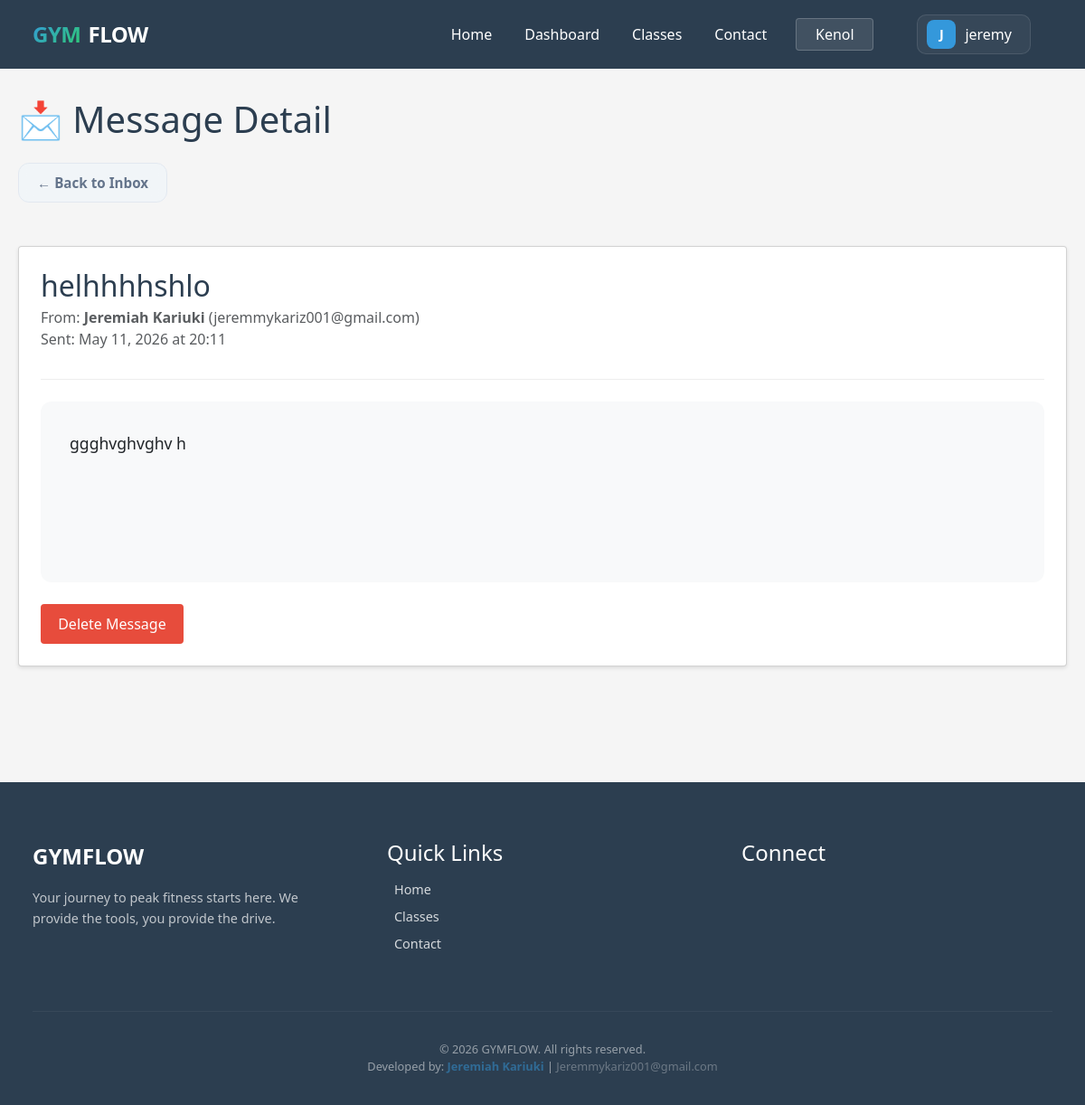
Page /manage/messages/1/ (signed in) on the committed database.
### base/gym/models.py (models this page shows, shortened)
class Branch(models.Model):
    name = models.CharField(max_length=100)
    address = models.TextField()
    phone = models.CharField(max_length=20)
    email = models.EmailField()
    manager_name = models.CharField(max_length=100)
    logo = models.ImageField(upload_to='branch_logos/', blank=True, null=True)
    logo_url = models.URLField(blank=True, null=True)
    created_at = models.DateTimeField(auto_now_add=True)

class ContactMessage(models.Model):
    name = models.CharField(max_length=100)
    email = models.EmailField()
    subject = models.CharField(max_length=200)
    message = models.TextField()
    created_at = models.DateTimeField(auto_now_add=True)

### base/gym/decorators.py (the view)
    def wrapper(request, *args, **kwargs):
        if not request.user.is_authenticated:
            return redirect("login")
        if not request.user.is_staff:
            return redirect("login_redirect")
        return view_func(request, *args, **kwargs)

### base/gym/context_processors.py (called while the page is built)
def branch_context(request):
    active_branch_id = request.session.get('active_branch_id')
    active_branch = None
    if active_branch_id:
        try:
            active_branch = Branch.objects.get(id=active_branch_id)
        except Branch.DoesNotExist:
            pass
    return {
        'all_branches': Branch.objects.all(),
        'active_branch': active_branch,
    }

### base/gym/views/contact_messages.py (called while the page is built)
@admin_required
def contact_message_detail(request, pk):
    message = get_object_or_404(ContactMessage, pk=pk)
    return render(request, "gym/admin/contact_detail.html", {"contact_message": message})

### base/templates/gym/admin/contact_detail.html (shortened to what this page needs)
{% extends 'gym/base.html' %}
{% block content %}
<h1>📩 Message Detail</h1>
<a href="{% url 'contact_message_list' %}" class="back-link">← Back to Inbox</a>
<div class="card p-4 mt-4">
    <div style="border-bottom: 1px solid #eee; margin-bottom: 1.5rem; padding-bottom: 1rem;">
        <h2 class="mb-1">{{ contact_message.subject }}</h2>
        <p class="text-muted">
            From: <strong>{{ contact_message.name }}</strong> ({{ contact_message.email }})<br>
            Sent: {{ contact_message.created_at|date:"F d, Y \a\t H:i" }}
        </p>
    </div>
    <div
        style="background: #f8f9fa; padding: 2rem; border-radius: 12px; font-size: 1.1rem; line-height: 1.6; min-height: 200px;">
        {{ contact_message.message|linebreaks }}
    </div>
    <div class="mt-4">
        <a href="{% url 'contact_message_delete' contact_message.id %}" class="btn btn-danger">Delete Message</a>
    </div>
</div>
{% endblock %}

### base/templates/gym/base.html (shortened to what this page needs)
{% load static %}
<!DOCTYPE html>
<html lang="en">
<head>
    <link href="https://cdn.jsdelivr.net/npm/bootstrap@5.3.0/dist/css/bootstrap.min.css" rel="stylesheet">
    <link rel="stylesheet" href="{% static 'gym/css/main.css' %}?v=1.1">
</head>
<body class="{% block body_class %}{% endblock %}">
    <nav>
        <div class="container nav-container">
            <div class="brand">
                <span class="brand-gym">GYM</span>
                <span class="brand-flow">FLOW</span>
            </div>
            <div class="nav-links">
                <a href="{% url 'home' %}" class="{% if request.resolver_match.url_name == 'home' %}active{% endif %}">
                     Home
                </a>
                {% if user.is_authenticated %}
                <a href="{% url 'portal_dashboard' %}"
                    class="{% if request.resolver_match.url_name == 'portal_dashboard' %}active{% endif %}">
                     Dashboard
                </a>
                {% endif %}
                <a href="{% url 'class_schedule' %}"
                    class="{% if request.resolver_match.url_name == 'class_schedule' %}active{% endif %}">
                    Classes
                </a>
                <a href="{% url 'contact' %}"
                    class="{% if request.resolver_match.url_name == 'contact' %}active{% endif %}">
                     Contact
                </a>
                {% if user.is_authenticated %}
                {% if user.is_staff %}
                <div class="branch-selector">
                    <button class="branch-btn" onclick="this.nextElementSibling.classList.toggle('show')">
                        {% if active_branch %}{{ active_branch.name }}{% else %}{{
                        request.session.active_branch_name|default:"Overall" }}{% endif %}
                    </button>
                </div>
                {% endif %}
                {% with m_name=user.member_profile.full_name|default:user.username %}
                <div class="header-profile-dropdown">
                    <a href="javascript:void(0)" class="header-profile-link" id="profileTrigger">
                        <div class="avatar-nav">
                            {% if user.member_profile.profile_picture %}
                            <img src="{{ user.member_profile.profile_picture.url|default:user.member_profile.profile_picture }}"
                                alt="" class="avatar-img">
                            {% else %}
                            {{ m_name|slice:":1"|upper }}
                            {% endif %}
                        </div>
                        <span class="d-none d-lg-inline">{{ m_name }}</span>
                    </a>
                </div>
                {% endwith %}
                {% else %}
                <a href="{% url 'login' %}" class="btn btn-login">Login</a>
                {% endif %}
            </div>
        </div>
    </nav>
    <div class="container">
        {% block content %}{% endblock %}
    </div>
    <footer class="site-footer">
        <div class="container">
            <div class="footer-grid">
                <div>
                    <div class="footer-brand">GYMFLOW</div>
                    <p class="footer-tagline">Your journey to peak fitness starts
                        here. We provide the tools, you provide the drive.</p>
                </div>
                <div>
                    <h4 class="footer-heading">Quick Links</h4>
                    <ul class="footer-links">
                        <li>
                            <a href="{% url 'home' %}">
                                 Home
                            </a>
                        </li>
                        <li>
                            <a href="{% url 'class_schedule' %}">
                                 Classes
                            </a>
                        </li>
                        <li>
                            <a href="{% url 'contact' %}">
                                 Contact
                            </a>
                        </li>
                    </ul>
                </div>
                <div>
                    <h4 class="footer-heading">Connect</h4>
                </div>
            </div>
            <div class="footer-bottom">
                <div class="footer-copyright">
                    &copy; 2026 GYMFLOW. All rights reserved.
                </div>
                <div class="footer-developer">
                    Developed by: <span style="color: #3498db; font-weight: 600;">Jeremiah Kariuki</span> |
                    <a href="mailto:Jeremmykariz001@gmail.com"
                        style="color: rgba(255,255,255,0.6); text-decoration: none; transition: 0.3s;"
                        onmouseover="this.style.color='#3498db'" onmouseout="this.style.color='rgba(255,255,255,0.6)'">
                         Jeremmykariz001@gmail.com
                    </a>
                </div>
            </div>
        </div>
    </footer>
</body>
</html>

### static/gym/css/main.css (style rules this page uses)
* { margin: 0; padding: 0; box-sizing: border-box; }
body { font-family: 'Segoe UI', Tahoma, Geneva, Verdana, sans-serif; background-color: #f5f5f5; color: #333; }
nav { background-color: #2c3e50; color: white; padding: 1rem; margin-bottom: 2rem; }
nav a { color: white; text-decoration: none; margin-right: 1.5rem; font-weight: 500; }
.container { max-width: 1200px; margin: 0 auto; padding: 0 20px; }
.nav-container { display: flex; align-items: center; justify-content: space-between; }
.nav-links { display: flex; align-items: center; gap: 0.5rem; }
h1 { color: #2c3e50; margin-bottom: 1.5rem; }
.btn { display: inline-block; padding: 0.6rem 1.2rem; background-color: #3498db; color: white; text-decoration: none; border: none; border-radius: 4px; cursor: pointer; font-size: 1rem; transition: background-color 0.3s; }
.btn-danger { background-color: #e74c3c; }
.card { background: white; padding: 1.5rem; border-radius: 4px; box-shadow: 0 2px 4px rgba(0, 0, 0, 0.1); margin-bottom: 1rem; }
.card h2 { color: #2c3e50; margin-bottom: 1rem; }
.back-link { display: inline-flex; align-items: center; gap: 10px; margin-bottom: 1.5rem; color: #64748b; text-decoration: none; font-size: 0.95rem; font-weight: 600; transition: all 0.3s cubic-bezier(0.4, 0, 0.2, 1); padding: 0.6rem 1.25rem; border-radius: 12px; background: rgba(241, 245, 249, 0.8); border: 1px solid #e2e8f0; backdrop-filter: blur(8px); }
.branch-selector { display: inline-block; margin-right: 1.5rem; position: relative; }
.branch-btn { background: rgba(255, 255, 255, 0.1); border: 1px solid rgba(255, 255, 255, 0.2); color: white; padding: 0.3rem 0.8rem; border-radius: 4px; display: flex; align-items: center; gap: 0.5rem; cursor: pointer; }
.brand { font-size: 1.5rem; font-weight: 800; letter-spacing: -0.5px; display: flex; align-items: center; gap: 0.5rem; }
.brand-gym { background: linear-gradient(135deg, #3498db, #2ecc71); background-clip: text; -webkit-background-clip: text; -webkit-text-fill-color: transparent; }
.brand-flow { color: #fff; }
.header-profile-dropdown { position: relative; margin-left: 1rem; }
.header-profile-link { display: flex; align-items: center; gap: 10px; padding: 5px 10px; border-radius: 10px; background: rgba(255, 255, 255, 0.05); border: 1px solid rgba(255, 255, 255, 0.1); transition: all 0.3s ease; }
.avatar-nav { width: 32px; height: 32px; background: #3498db; color: white; display: flex; align-items: center; justify-content: center; border-radius: 8px; font-weight: 700; font-size: 0.9rem; overflow: hidden; }
.site-footer { background: #2c3e50; color: white; padding: 4rem 1rem 2rem; margin-top: 8rem; }
.footer-grid { display: grid; grid-template-columns: repeat(auto-fit, minmax(200px, 1fr)); gap: 3rem; }
.footer-brand { font-size: 1.5rem; font-weight: 800; margin-bottom: 1rem; }
.footer-tagline { opacity: 0.7; font-size: 0.9rem; line-height: 1.6; }
.footer-heading { margin-bottom: 1rem; }
.footer-links { list-style: none; padding: 0; opacity: 0.8; font-size: 0.9rem; }
.footer-links li { margin-bottom: 0.5rem; }
.footer-links a { color: inherit; text-decoration: none; }
.footer-bottom { border-top: 1px solid rgba(255, 255, 255, 0.1); margin-top: 3rem; padding-top: 2rem; text-align: center; opacity: 0.5; font-size: 0.8rem; }

### rows in the picture
Branch: name "Kenol"
ContactMessage: subject "helhhhhshlo", name "Jeremiah Kariuki", email "jeremmykariz001@gmail.com", created_at "May 11, 2026 at 20:11", message "ggghvghvghv h"

### other values in the picture
{{ m_name|slice:":1"|upper }} "J"
{{ m_name }} "jeremy"
